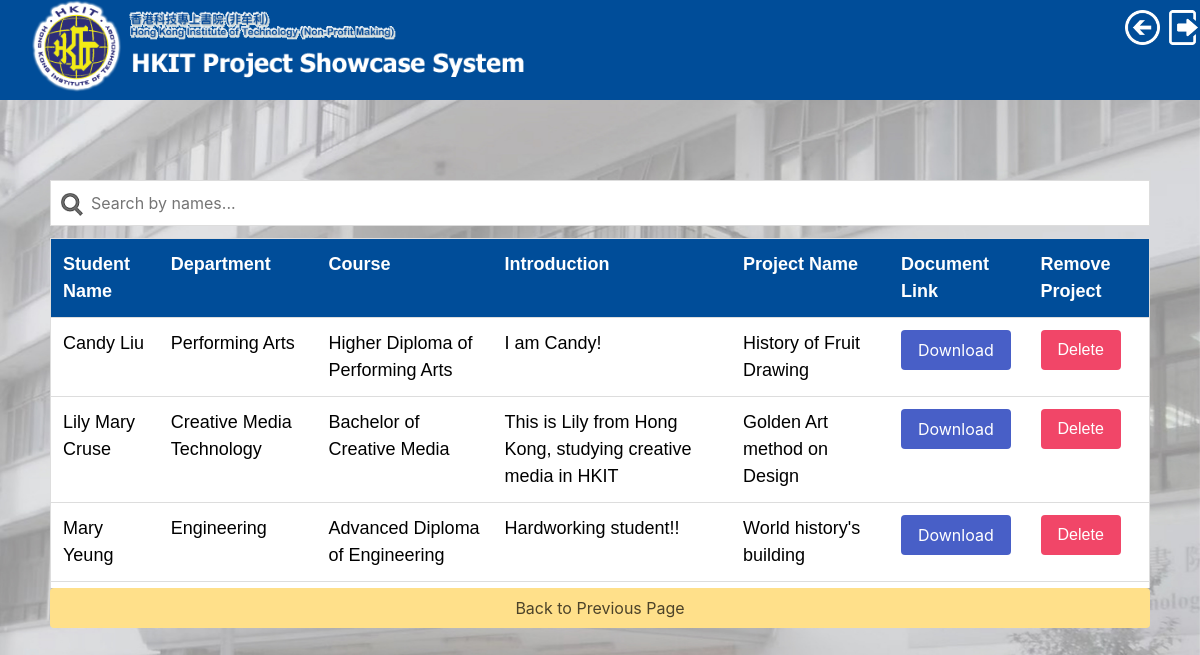
Page /showcase_admin.php (signed in) on the earlier database version.
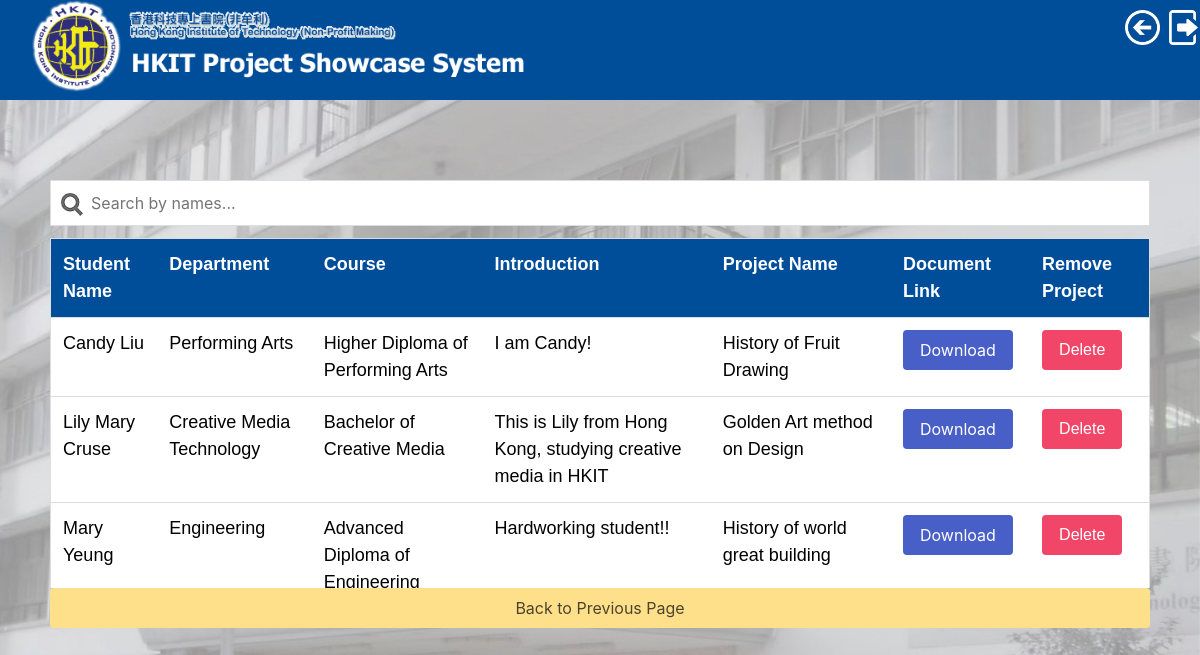
Same page on the later database version.
### tables this page shows
CREATE TABLE `user_profile` (
  `PID` int(11) NOT NULL,
  `username` varchar(20) NOT NULL,
  `firstname` varchar(20) NOT NULL,
  `midname` varchar(20) DEFAULT NULL,
  `lastname` varchar(20) NOT NULL,
  `department_name` varchar(50) NOT NULL,
  `course_name` varchar(100) NOT NULL,
  `grad_year` int(4) NOT NULL,
  `self_intro` varchar(200) DEFAULT NULL,
  `show_profile` tinyint(1) NOT NULL
);

CREATE TABLE `document_upload` (
  `DOID` int(11) NOT NULL,
  `username` varchar(20) NOT NULL,
  `file_id` varchar(500) NOT NULL,
  `project_showcase` varchar(50) NOT NULL
);

### showcase_admin.php (the view, shortened to what this page needs)
<?php
@include 'lib/projectlink.php';
?>
<?php
@include 'header.php';
@include 'banner_admin.php';
?>
<body>
  <div class="fix-bg">
    <div style="width:100%; padding: 80px 50px 20px;">
      <input type="text" id="myInput" onkeyup="tableFilter()" placeholder="Search by names...">
      <div style="height:350px; overflow:auto;">
        <table id="myTable" class="data-table" style="color: black;">
          <tr class="header">
            <th>
              <font color="white">Student Name</font>
            </th>
            <th>
              <font color="white">Department</font>
            </th>
            <th>
              <font color="white">Course</font>
            </th>
            <th>
              <font color="white">Introduction</font>
            </th>
            <th>
              <font color="white">Project Name</font>
            </th>
            <th>
              <font color="white">Document Link</font>
            </th>
            <th>
              <font color="white">Remove Project</font>
            </th>
          </tr>
          <?php
          $sql = "SELECT * FROM user_profile RIGHT JOIN document_upload ON user_profile.username = document_upload.username;";
          if ($res = mysqli_query($conn, $sql)) {
            if (mysqli_num_rows($res) > 0) {
              while ($row = mysqli_fetch_array($res)) {
                echo "<tr>";
                echo "<td>" . $row['firstname'] . " " . $row['midname'] . " " . $row['lastname'] . "</td>";
                echo "<td>" . $row['department_name'] . "</td>";
                echo "<td>" . $row['course_name'] . "</td>";
                echo "<td>" . $row['self_intro'] . "</td>";
                echo "<td>" . $row['project_showcase'] . "</td>";
                echo htmlspecialchars_decode("<td><a style=&quot;color: white;&quot; href=&quot;" . $row['file_id'] . "&quot; target=&quot;_blank&quot; rel=&quot;noopener noreferrer&quot;><button class=&quot;button is-link&quot;>Download</button></a></td>");
                ?>
                <td><button class="button is-danger"><a style="color: white"
                      href="?delete_proj=<?php echo $row['username']; ?>" title="click for delete"
                      onclick="return confirm('Are You Sure You Want To Remove The Project Information of This User From The System?')">Delete</a></button></td>
                <?php
                echo "</tr>";
              }
              echo "</table>";
            } else {
              echo "No matching records are found.";
            }
          } else {
            echo "ERROR: Could not able to execute $sql. "
              . mysqli_error($conn);
          }
          ?>
      </div>
        <a style="color: black;" href="admin_page.php"><button class="button is-warning is-fullwidth">Back to Previous
             Page</button></a>
    </div>
  </div>
</body>
</html>

Differences in the rows shown:
changed through a linked row, user_profile "Yeung": document_upload.project_showcase "World history's building" → "History of world great building"
